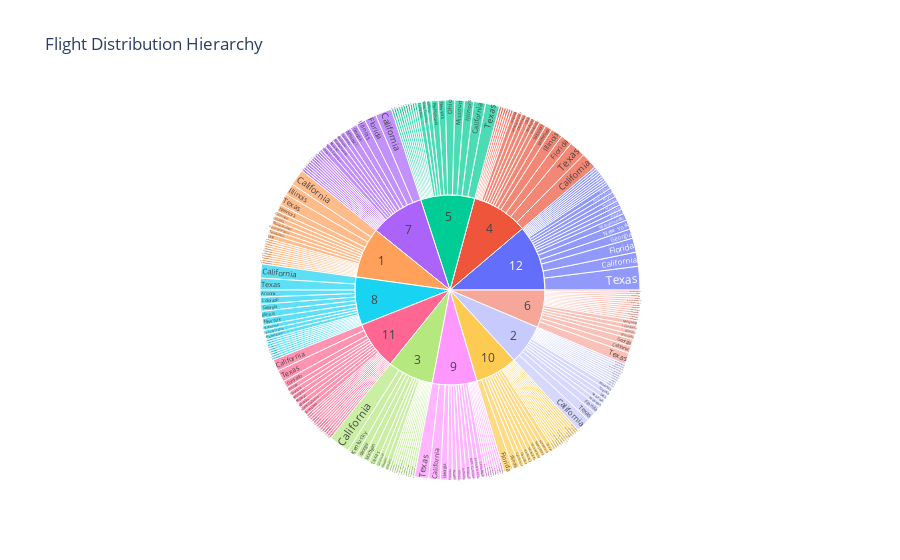

Notebook code cell kept with this figure:
### Markdown cell above
Let us represent the hierarchical view in othe order of month and destination state holding value of number of flights

This plot should contain the following

*  Define hierarchy of sectors from root to leaves in `path` parameter. Here, we go from `Month` to `DestStateName` feature.
*   Set sector values in `values` parameter. Here, we can pass in `Flights` feature.
*   Show the figure.
*   Title as **Flight Distribution Hierarchy**

### Code cell
## Write your code here
fig = px.sunburst(
    data,
    path=['Month','DestStateName'],
    values='Flights',
    title="Flight Distribution Hierarchy"
)
fig.show()

### Figure 1 — Plotly figure (JSON) as saved in the notebook; plotly's stock layout.template omitted (floating-point values rounded to 4 significant figures; data arrays with more than 128 entries replaced by an {"elided": "..."} marker saying what was removed)
{"data": [{"branchvalues": "total", "domain": {"x": [0, 1], "y": [0, 1]}, "hovertemplate": "labels=%{label}<br>Flights=%{value}<br>parent=%{parent}<br>id=%{id}<extra></extra>", "ids": {"elided": "260 str values"}, "labels": {"elided": "260 str values"}, "name": "", "parents": {"elided": "260 str values"}, "type": "sunburst", "values": {"elided": "260 int values"}}], "layout": {"autosize": true, "legend": {"tracegroupgap": 0}, "title": {"text": "Flight Distribution Hierarchy"}}}
